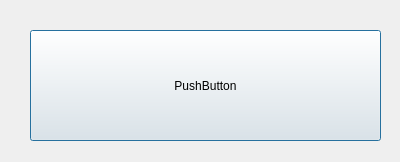
<?xml version="1.0" encoding="UTF-8"?>
<ui version="4.0">
 <class>Dialog</class>
 <widget class="QDialog" name="Dialog">
  <property name="geometry">
   <rect>
    <x>0</x>
    <y>0</y>
    <width>400</width>
    <height>162</height>
   </rect>
  </property>
  <property name="windowTitle">
   <string>Dialog</string>
  </property>
  <widget class="QPushButton" name="pushButton">
   <property name="geometry">
    <rect>
     <x>30</x>
     <y>30</y>
     <width>351</width>
     <height>111</height>
    </rect>
   </property>
   <property name="text">
    <string>PushButton</string>
   </property>
  </widget>
 </widget>
 <resources/>
 <connections/>
</ui>
